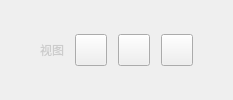
                <widget class="QWidget" name="widget_3" native="true">
                 <layout class="QHBoxLayout" name="horizontalLayout_9">
                  <property name="spacing">
                   <number>11</number>
                  </property>
                  <property name="leftMargin">
                   <number>0</number>
                  </property>
                  <property name="topMargin">
                   <number>0</number>
                  </property>
                  <property name="rightMargin">
                   <number>0</number>
                  </property>
                  <property name="bottomMargin">
                   <number>0</number>
                  </property>
                  <item>
                   <spacer name="horizontalSpacer_11">
                    <property name="orientation">
                     <enum>Qt::Horizontal</enum>
                    </property>
                    <property name="sizeHint" stdset="0">
                     <size>
                      <width>40</width>
                      <height>20</height>
                     </size>
                    </property>
                   </spacer>
                  </item>
                  <item>
                   <widget class="QLabel" name="label_2">
                    <property name="styleSheet">
                     <string notr="true">color: rgb(204, 204, 204);
font: 14px &quot;微软雅黑&quot;;</string>
                    </property>
                    <property name="text">
                     <string>视图</string>
                    </property>
                   </widget>
                  </item>
                  <item>
                   <widget class="QWidget" name="widget_17" native="true">
                    <property name="minimumSize">
                     <size>
                      <width>32</width>
                      <height>32</height>
                     </size>
                    </property>
                    <property name="maximumSize">
                     <size>
                      <width>32</width>
                      <height>32</height>
                     </size>
                    </property>
                    <layout class="QHBoxLayout" name="horizontalLayout_19">
                     <property name="spacing">
                      <number>0</number>
                     </property>
                     <property name="leftMargin">
                      <number>0</number>
                     </property>
                     <property name="topMargin">
                      <number>0</number>
                     </property>
                     <property name="rightMargin">
                      <number>0</number>
                     </property>
                     <property name="bottomMargin">
                      <number>0</number>
                     </property>
                     <item>
                      <widget class="QPushButton" name="pushButton_float">
                       <property name="minimumSize">
                        <size>
                         <width>32</width>
                         <height>32</height>
                        </size>
                       </property>
                       <property name="maximumSize">
                        <size>
                         <width>32</width>
                         <height>32</height>
                        </size>
                       </property>
                       <property name="toolTip">
                        <string>窗口显示</string>
                       </property>
                       <property name="styleSheet">
                        <string notr="true">
QPushButton{
border-image: url(:/ctrl/img/ctrl/show_wnd_Normal.png);
}

QPushButton:hover{
	border-image: url(:/ctrl/img/ctrl/show_wnd_Click.png);
}


QPushButton:pressed{
border-image: url(:/ctrl/img/ctrl/show_wnd_Normal.png);
}</string>
                       </property>
                       <property name="text">
                        <string/>
                       </property>
                      </widget>
                     </item>
                    </layout>
                   </widget>
                  </item>
                  <item>
                   <widget class="QPushButton" name="pushButton_fullScreen">
                    <property name="minimumSize">
                     <size>
                      <width>32</width>
                      <height>32</height>
                     </size>
                    </property>
                    <property name="maximumSize">
                     <size>
                      <width>32</width>
                      <height>32</height>
                     </size>
                    </property>
                    <property name="toolTip">
                     <string>全屏</string>
                    </property>
                    <property name="styleSheet">
                     <string notr="true">QPushButton{
color: rgb(255, 88, 225);
border-image: url(:/ctrl/img/ctrl/fullScreen_Normal.png);
}

QPushButton:hover{
border-image: url(:/ctrl/img/ctrl/full_screen_Click.png);
}

QPushButton:pressed{
color: rgb(255, 88, 225);
border-image: url(:/ctrl/img/ctrl/fullScreen_Normal.png);
}</string>
                    </property>
                    <property name="text">
                     <string/>
                    </property>
                   </widget>
                  </item>
                  <item>
                   <widget class="QWidget" name="widget_18" native="true">
                    <property name="minimumSize">
                     <size>
                      <width>32</width>
                      <height>32</height>
                     </size>
                    </property>
                    <property name="maximumSize">
                     <size>
                      <width>32</width>
                      <height>32</height>
                     </size>
                    </property>
                    <layout class="QHBoxLayout" name="horizontalLayout_20">
                     <property name="spacing">
                      <number>0</number>
                     </property>
                     <property name="leftMargin">
                      <number>0</number>
                     </property>
                     <property name="topMargin">
                      <number>0</number>
                     </property>
                     <property name="rightMargin">
                      <number>0</number>
                     </property>
                     <property name="bottomMargin">
                      <number>0</number>
                     </property>
                     <item>
                      <widget class="QPushButton" name="pushButton_set_big_screen">
                       <property name="minimumSize">
                        <size>
                         <width>32</width>
                         <height>32</height>
                        </size>
                       </property>
                       <property name="maximumSize">
                        <size>
                         <width>32</width>
                         <height>32</height>
                        </size>
                       </property>
                       <property name="styleSheet">
                        <string notr="true">

QPushButton{
border-image: url(:/ctrl/img/ctrl/change_big_screen.png);
}

QPushButton:hover{
border-image: url(:/ctrl/img/ctrl/change_big_screen_hover.png);
}

QPushButton:pressed{
border-image: url(:/ctrl/img/ctrl/change_big_screen_hover.png);
}</string>
                       </property>
                       <property name="text">
                        <string/>
                       </property>
                      </widget>
                     </item>
                    </layout>
                   </widget>
                  </item>
                  <item>
                   <spacer name="horizontalSpacer_12">
                    <property name="orientation">
                     <enum>Qt::Horizontal</enum>
                    </property>
                    <property name="sizeHint" stdset="0">
                     <size>
                      <width>40</width>
                      <height>20</height>
                     </size>
                    </property>
                   </spacer>
                  </item>
                 </layout>
                </widget>
